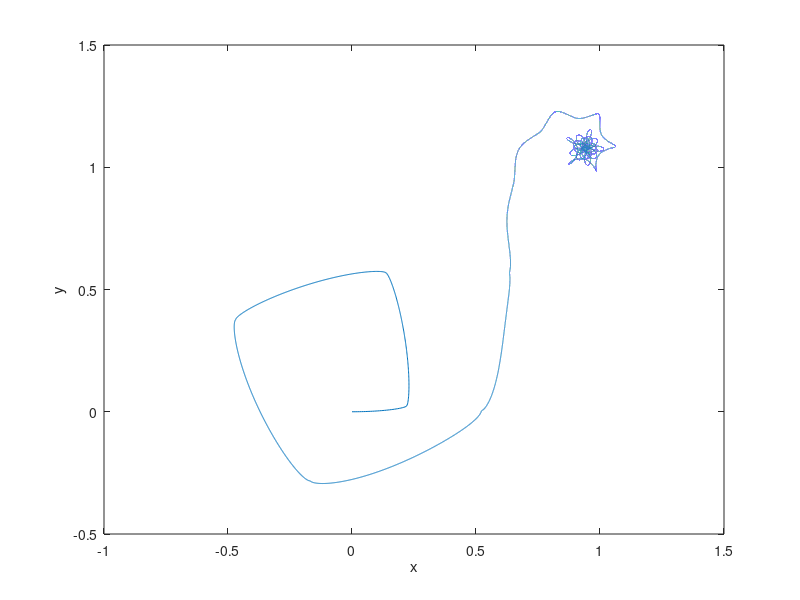
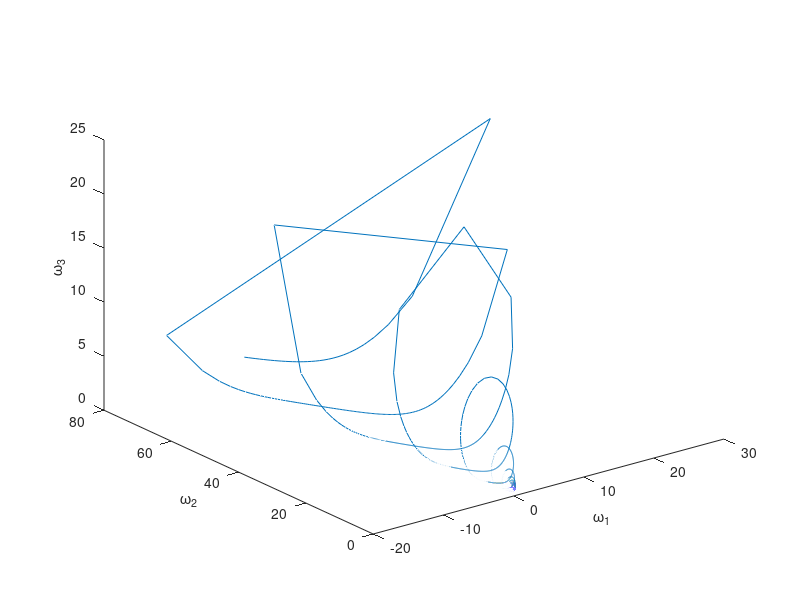
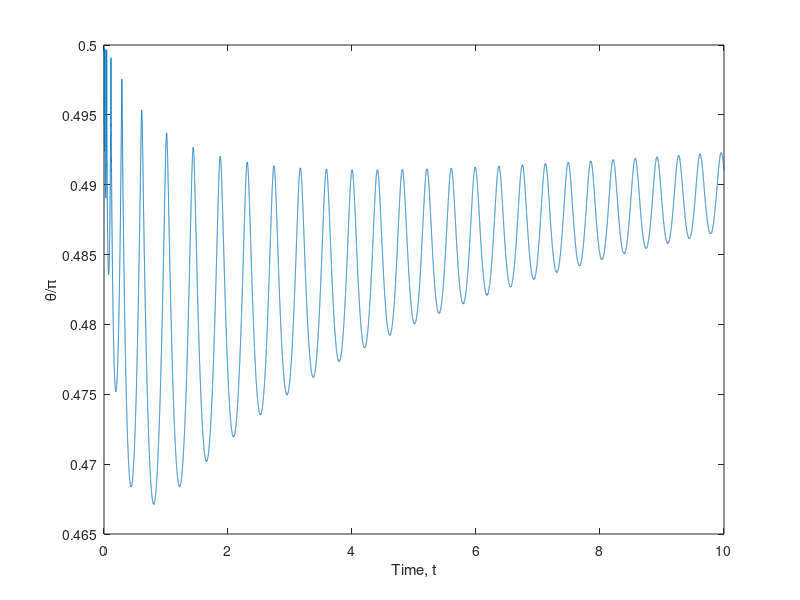

MATLAB code for these plots, in order:
function [DEuler]=EqOfMotionModel()
      clear all
      m=1;  %Disk mass (g)
      g=9.8;      %Gravitation constant (m/s/s)
      a=1.0;  %Disk radius (m)
      h=2;    %Disk height (mm)
      C=[1, 1,0.185]';
      [I,J,rG]=CreateConstantMatrices(m,g,h,a);
      IntegrationTimes=0:0.0001:10;
      
      Euler0=deg2rad([89;0;0]);
      Euler1=deg2rad([88.999;0;0]);
      DEuler0=[0;0;80];
      DEuler1=[0;0;80];
      DE2o=@(theta)[1,0,0;0,1,sin(theta);0,0,cos(theta)];
      omega0=DE2o(Euler0(1))*DEuler0;
      omega1=DE2o(Euler1(1))*DEuler1;
      position0=[0;0;a*sin(Euler0(1))+(h/2)*cos(Euler0(1))];
      position1=[cos(Euler1(3))*(cos(Euler1(1))-cos(Euler0(1)));...
          sin(Euler1(3))*(cos(Euler1(1))-cos(Euler0(1)));...
          a*sin(Euler1(1))+(h/2)*cos(Euler1(1))];
      
      %ODE45 Method
      opts=odeset('RelTol',1e-4,'AbsTol',1e-5,'MaxStep',1e-1,...
          'InitialStep',1e-10,'Events',@(t,x)FallingEventFcn(t,x,a,h));
      [t,x]=ode45(@(t,x)func(t,x,I,J,rG,g,m,h,C),IntegrationTimes,...
          [position0;Euler0;omega0],opts);
      [t2,x2]=ode45(@(t,x)func(t,x,I,J,rG,g,m,h,C),IntegrationTimes,...
          [position1;Euler1;omega1],opts);
      
      %Position of Centre Of Mass
      figure(1)
      plot(x(:,1),x(:,2))
      xlabel('x');
      ylabel('y');
      %zlabel('z');
      savefig(figure(1),'CentreOfMassMotion(1,1,0.185).fig')
      
      %Omega vector
      figure(2)
      plot3(x(:,7),x(:,8),x(:,9))
      xlabel('\omega_1');
      ylabel('\omega_2');
      zlabel('\omega_3');
      savefig(figure(2),'AngularVelocityVector(1,1,0.185).fig')
      
      %Theta vs Time
      figure(3)
      plot(t,x(:,4)./pi)
      xlabel('Time, t');
      ylabel('\theta/\pi');
      savefig(figure(3),'Theta(1,1,0.185).fig')
      
%       %Lyapunov exponent plotter
%       LyapunovDiff=sqrt((x(:,1)-x2(:,1)).^2+(x(:,2)-x2(:,2)).^2+(x(:,3)-...
%           x2(:,3)).^2);
%       figure(4)
%       plot(IntegrationTimes,log(LyapunovDiff))
%       P = polyfit(IntegrationTimes(74:187),log(LyapunovDiff(74:187)'),1);
%       LyapunovExponent = P(1)
%       LogInitialSeparation = log(LyapunovDiff(1))
%       YIntercept = P(2)
%       xlabel('Time, t');
%       ylabel('ln(d_t)');
%       saveas(figure(4),'Lyapunov(65v0.001,0,0,0,0,80).png')
end

function [I,J,rG]=CreateConstantMatrices(m,g,h,a)
  I=diag(m.*[(3*a^2+h^2)/12,(a^2)/2,(3*a^2+h^2)/12]);
  J=I+m.*[a^2+(h^2)/4,0,0;0,a^2,-a*h/2;0,-a*h/2,(h^2)/4];
  rG=[0;h/2;a];
end

function [E2C]=Euler2Cartesian(Euler)
  theta=Euler(1);
  psi=Euler(2);
  phi=Euler(3);
  R1=@(angle)[1,0,0;0,cos(angle),sin(angle);0,-sin(angle),cos(angle)];
  R2=@(angle)[cos(angle),0,-sin(angle);0,1,0;sin(angle),0,cos(angle)];
  R3=@(angle)[cos(angle),sin(angle),0;-sin(angle),cos(angle),0;0,0,1];
  
  C2E=R1(theta)*R3(phi);
  E2C=inv(C2E);
end

function [Dx]=func(t,x,I,J,rG,g,m,h,C)
  Euler=x(4:6);
  omega=x(7:9);
  theta=Euler(1);
  o2DE=[1,0,0;0,1,-tan(theta);0,0,1/cos(theta)];
  Omega=omega-[0;omega(2)-omega(3)*tan(theta);0];
  LG=I*omega;
  gvec=-g*[0;sin(theta);cos(theta)];
  vc=cross(omega,rG);
  taudrag=-C.*omega.*abs(omega);
  Domega=J\(-cross(Omega,LG)-m*cross(rG,cross(Omega,vc))+m*...
      cross(rG,gvec))+taudrag;
  DEuler=o2DE*omega;
  Dposition=Euler2Cartesian(Euler)*vc;
  Dx=[Dposition;DEuler;Domega];
end

function [value,isterminal,direction] = FallingEventFcn(t,x,a,h)
  isterminal=[1,1];
  direction=[0,0];
  value=[x(4); x(4)-pi/2];
end
